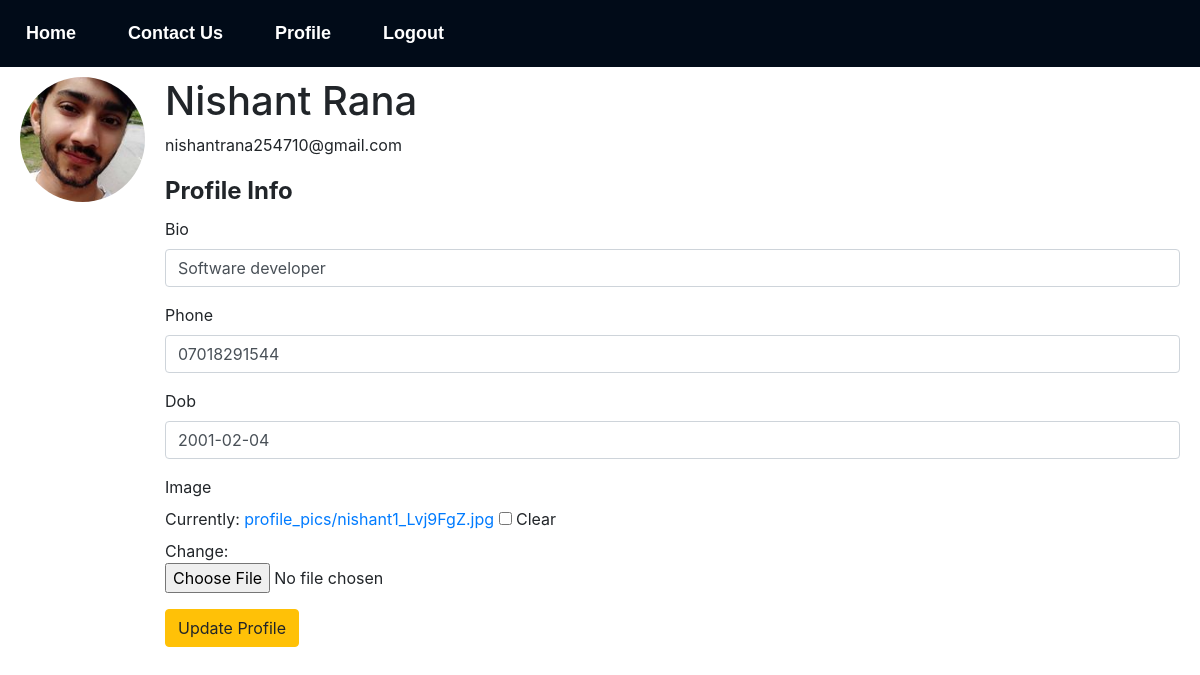
Screenshot of /profile/ (signed in) with the database file from the repository.
### web/models.py (models this page shows, shortened)
class Profile(models.Model):
    user = models.OneToOneField(User, on_delete=models.CASCADE)
    bio = models.CharField(max_length=250, blank=True)
    phone = models.CharField(max_length=250, blank=True)
    dob = models.DateField(null=True, blank=True)
    image = models.ImageField(default='default.jpg', upload_to='profile_pics', null=True, blank=True)

### web/views.py (the view)
# urls.py: path('profile/', views.profile, name='profile'),
def profile(request):
    if request.method == 'POST':
        p_form = Profileupdateform(request.POST, request.FILES, instance=request.user.profile)
        if p_form.is_valid():
            p_form.save()
            messages.success(request, 'Your profile has been successfully updated')
            return redirect('profile')
    else:
        p_form = Profileupdateform(instance=request.user.profile)
    context = {
        'p_form': p_form,
    }
    return render(request, 'profile.html', context)

### web/forms.py
class Profileupdateform(forms.ModelForm):
    class Meta:
        model = Profile
        fields = ['bio', 'phone', 'dob', 'image']

### templates/profile.html (shortened to what this page needs)
{% extends "base.html" %}
{% load static %}
{% load crispy_forms_tags %}
{% block head %}
<link rel="stylesheet" , href="{% static 'style1.css' %}">
{% endblock %}
{% block content %}
<ul>
  <li><a href="/">Home</a></li>
  <li><a href="{% url 'contact' %}">Contact Us</a></li>
  <li><a href="{% url 'profile' %}">Profile</a></li>
  <li><a href="{% url 'logout' %}">Logout</a></li>
</ul>
<div class="content-section">
  <div class="media">
    <img class="rounded-circle account-img" src="{{ user.profile.image.url }}">
    <div class="media-body">
      <h2 class="account-heading">{{ user.first_name }}</h2>
      <p class="para">{{ user.username }}</p>
      <form class="form-horizontal" method="POST" enctype="multipart/form-data">
        <fieldset>
          <div id="legend">
            <legend class=""><strong>Profile Info</strong></legend>
          </div>
          {{ p_form|crispy }}
          <div class="control-group my-3">
            <div class="controls">
              <button class="btn btn-warning">Update Profile</button>
            </div>
          </div>
        </fieldset>
      </form>
    </div>
  </div>
</div>
{% endblock %}

### static/style1.css (style rules this page uses)
ul { display: flex; flex-wrap: wrap; }
ul li { padding: 20px; }
ul li a { padding: 6px; border-radius: 12px; text-decoration: none; color: white; font-size: large; font-weight: bolder; }
ul { font-family: Arial, Helvetica, sans-serif; list-style-type: none; padding: 0; background-color: #010B18; margin-bottom: 0 !important; }
img { width: 100%; }

### templates/profile.html (style rules this page uses)
.account-heading { font-size: 2.5rem; }
.account-img { height: 125px; width: 125px; margin-right: 20px; margin-bottom: 16px; }
.content-section { padding: 10px 20px; border-radius: 3px; margin-bottom: 20px; }

### rows the page displays
Profile: bio "Software developer", phone "07018291544", dob "2001-02-04"

### other values shown
{{ user.first_name }} "Nishant Rana"
{{ user.username }} "nishantrana254710@gmail.com"
